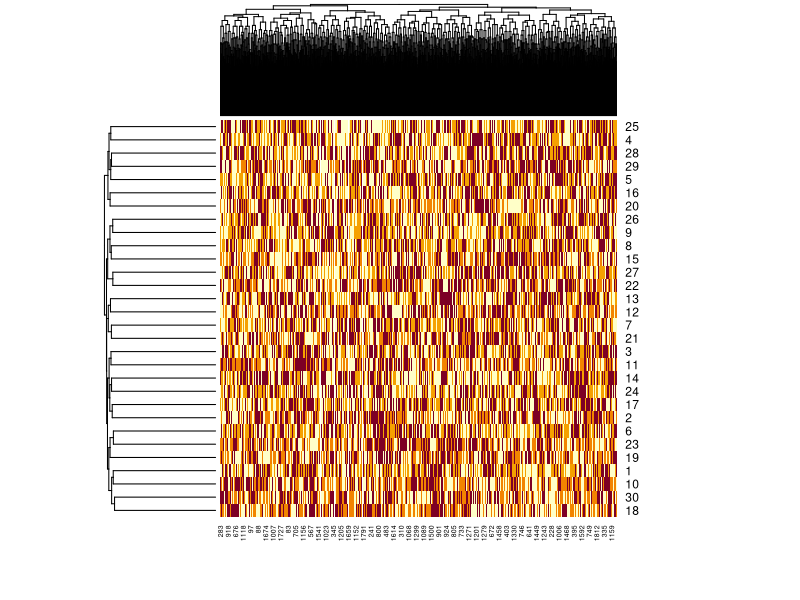
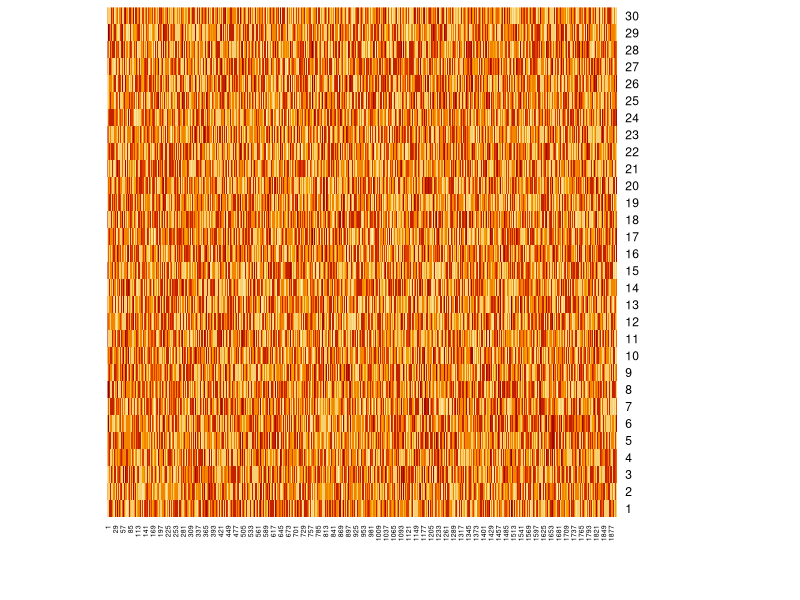
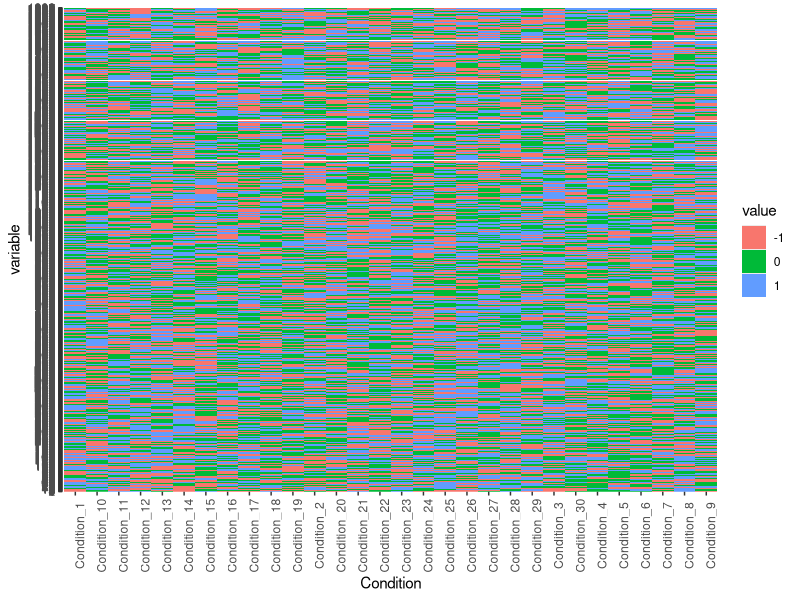

Here is the R script that generated these plots, in order:
library(ggplot2)
library(reshape2)

mock = NULL
con = NULL
for (i in 1:30) {
    con <- rbind(con, sprintf('Condition_%d',i))
    mock <- rbind(mock, sample(-1:1,1900,replace=T))
}

heatmap(mock)
heatmap(mock, Colv = NA, Rowv = NA, scale="column")

mock <- cbind(con, mock)
mock <- data.frame(mock)
colnames(mock) <- c('Condition', sprintf('%d',1:1900))
mock <- melt(mock, id.vars = 'Condition')

ggplot(mock) +
  geom_tile(aes(x = Condition, y = variable, fill = value)) +
  theme(axis.text.x = element_text(angle = 90))
